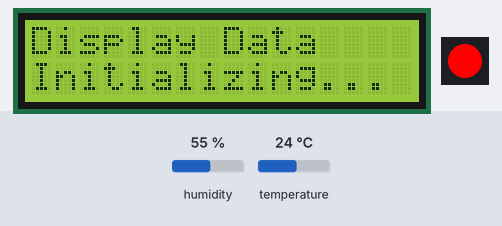
Bench run of a program on a simulated ESP32. Parts: 16×2 character LCD, 1 RGB LEDs in strip order, left to right. The inputs (shaded band) are chosen by the test bench; at power-on: humidity 55 %, temperature 24 °C. WiFi joins after 1.5 s; servers stay silent unless stated; no MQTT or app messages arrive unless stated; what the program prints to the serial monitor is not drawn.

Above: at 1.2 s.
1.3 s: humidity set to 58 %
At 3.3 s:
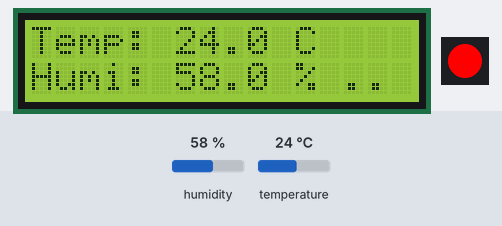
3.6 s: humidity set to 61 %
At 4.7 s:
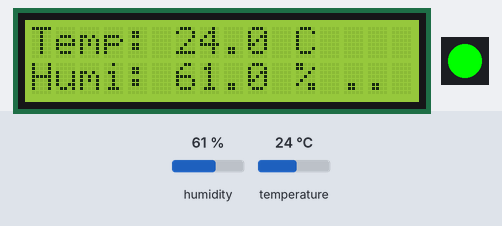
5.7 s: humidity set to 78 %
At 7.2 s:
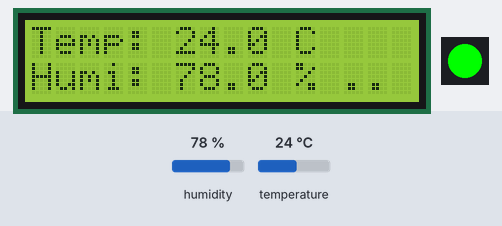
7.7 s: humidity set to 81 %
At 9.4 s:
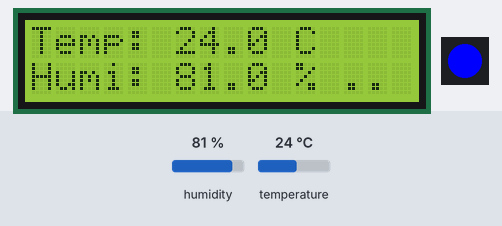
9.7 s: temperature set to 12 °C
At 10.8 s:
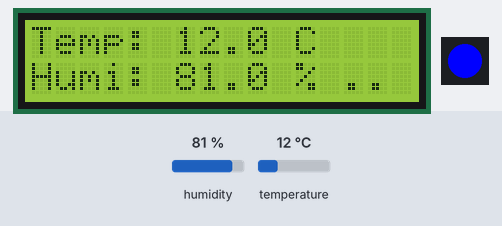
Timing chart, 0 to 12.7 s (numbered marks = the images above; inputs shaded):
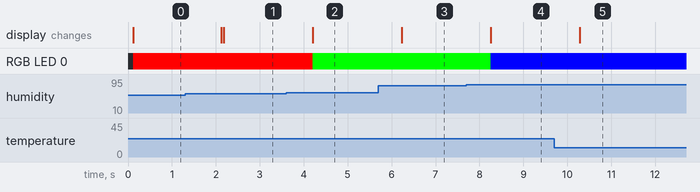

Measured:
- the behaviour switches between 59 and 60 % on humidity (found by bisection; images 1 and 2)
- the behaviour switches between 79 and 80 % on humidity (found by bisection; images 3 and 4)
- after the input at 1.3 s, the display: first differs from a run without the input after 0.87 s (image 1)
- after the input at 3.6 s, RGB LED 0: RGB(255, 0, 0) → RGB(0, 255, 0) after 0.60 s; the display: changes after 0.60 s (image 2)
- after the input at 5.7 s, the display: changes after 0.53 s (image 3)
- after the input at 7.7 s, RGB LED 0: RGB(0, 255, 0) → RGB(0, 0, 255) after 0.55 s; the display: changes after 0.55 s (image 4)
- after the input at 9.7 s, the display: changes after 0.58 s (image 5)

The program:

main.cpp
```cpp
#include <Arduino.h>
#include <Wire.h>
#include "global.h"
#include "sensorreading.h"
#include "lcd.h"
#include "led.h"
#include "task_wifi.h"
#include "task_coreiot.h"

#define SDA_PIN 11
#define SCL_PIN 12

void setup()
{
  // put your setup code here, to run once:
  Serial.begin(115200);

  Wire.begin(SDA_PIN, SCL_PIN);

  QueueLCD = xQueueCreate(1, sizeof(EnvironmentData));
  QueueLED = xQueueCreate(1, sizeof(EnvironmentData));
  QueueMQTT = xQueueCreate(1, sizeof(EnvironmentData));
  SemaphoreWifi = xSemaphoreCreateBinary();

  if (QueueLCD != NULL && QueueLED != NULL && SemaphoreWifi != NULL && QueueMQTT != NULL)
  {
    xTaskCreate(readSensorData, "sensorData", 4096, NULL, 2, NULL);
    xTaskCreate(LCD_Display, "lcdDisplay", 4096, NULL, 2, NULL);
    xTaskCreate(LED_Control, "ledControl", 4096, NULL, 2, NULL);
    xTaskCreate(taskWifi, "wifiTask", 4096, NULL, 2, NULL);
    xTaskCreate(CoreIOT_Task, "coreIOTTask", 4096, NULL, 2, NULL);
  }
  else
  {
    Serial.println("Failed to create queues");
  }
}

void loop()
{
  // Serial.println("Hello Custom Board");
  // delay(1000);
}
```

global.h
```cpp
#ifndef GLOBAL_H
#define GLOBAL_H

#include <Arduino.h>
#include <freertos/FreeRTOS.h>
#include <freertos/queue.h>
#include <freertos/semphr.h>

struct EnvironmentData {
    float temperature;
    float humidity;
};

extern QueueHandle_t QueueLCD;
extern QueueHandle_t QueueLED;
extern QueueHandle_t QueueMQTT;
extern SemaphoreHandle_t SemaphoreWifi;
#endif // GLOBAL_H
```

led.h
```cpp
#ifndef LED_H
#define LED_H

#define NEO_PIN 45
#define LED_COUNT 1

void LED_Control(void *pvParameters);
#endif // LED_H
```

sensorreading.h
```cpp
#ifndef SENSORREADING_H
#define SENSORREADING_H

void readSensorData(void *pvParameters);
#endif // SENSORREADING_H
```

task_coreiot.h
```cpp
#ifndef TASK_COREIOT_H
#define TASK_COREIOT_H

void CoreIOT_Task(void *pvParameters);
#endif // TASK_COREIOT_H
```

task_wifi.h
```cpp
#ifndef TASK_WIFI_H
#define TASK_WIFI_H

void taskWifi(void* pvParameters);
#endif // TASK_WIFI_H
```

global.cpp
```cpp
#include "global.h"

QueueHandle_t QueueLCD = NULL;
QueueHandle_t QueueLED = NULL;
SemaphoreHandle_t SemaphoreWifi = NULL;
QueueHandle_t QueueMQTT = NULL;
```

led.cpp
```cpp
#include "global.h"
#include "led.h"
#include <Adafruit_NeoPixel.h>

void LED_Control(void *pvParameters)
{
    Adafruit_NeoPixel strip(LED_COUNT, NEO_PIN, NEO_GRB + NEO_KHZ800);
    strip.begin();
    strip.clear();
    strip.show();

    EnvironmentData data_receive;

    while (1)
    {
        if (xQueueReceive(QueueLED, &data_receive, portMAX_DELAY) == pdPASS)
        {
            float humidity = data_receive.humidity;

            uint32_t color;
            String status;
            String colorName;

            if (humidity < 0 || isnan(humidity))
            {
                color = strip.Color(255, 255, 255); // Trắng
                status = "ERROR";
                colorName = "White";
            }
            else if (humidity >= 0 && humidity < 60)
            {
                color = strip.Color(255, 0, 0); // Đỏ
                status = "LOW";
                colorName = "Red";
            }
            else if (humidity >= 60 && humidity < 80)
            {
                color = strip.Color(0, 255, 0); // Xanh lá
                status = "NORMAL";
                colorName = "Green";
            }
            else
            {
                color = strip.Color(0, 0, 255); // Xanh dương
                status = "WET";
                colorName = "Blue";
            }

            strip.setPixelColor(0, color);
            strip.show();
        }
    }
}
```

sensorreading.cpp
```cpp
#include "sensorreading.h"
#include "global.h"
#include "DHT20.h"

void readSensorData(void *pvParameters)
{
    DHT20 dht;
    dht.begin();

    EnvironmentData data;
    while(1){

    if(dht.read() == DHT20_OK)
    {
        data.temperature = dht.getTemperature();
        data.humidity = dht.getHumidity();

        xQueueOverwrite(QueueLCD, &data);
        xQueueOverwrite(QueueLED, &data);
        xQueueOverwrite(QueueMQTT, &data);

        Serial.printf("[Sensor] Temp: %.1f°C | Hum: %.1f%%\n", data.temperature, data.humidity);
    } else {
        Serial.println("[Sensor] Failed to read data from DHT20");
    }
    vTaskDelay(2000 / portTICK_PERIOD_MS);
}
}
```

task_coreiot.cpp
```cpp
#include "global.h"
#include "task_coreiot.h"
#include "WiFi.h"
#include <PubSubClient.h>

const char *coreIOT_server = "app.coreiot.io";
const char *coreIOT_token = COREIOT_TOKEN;
const int mqttPort = 1883;

WiFiClient espClient;
PubSubClient client(espClient);

void CoreIOT_Task(void *pvParameters)
{
    client.setServer(coreIOT_server, mqttPort);
    EnvironmentData data;

    while(1)
    {
    if (xSemaphoreTake(SemaphoreWifi, portMAX_DELAY) == pdTRUE)
    {
        xSemaphoreGive(SemaphoreWifi);

        if(!client.connected())
        {
         Serial.println("Connected to WiFi, starting CoreIOT task...");
        client.connect("YoloUNO_Client", coreIOT_token, NULL);
        vTaskDelay(2000/portTICK_PERIOD_MS);
        continue;
        }
        client.loop();

        if(xQueueReceive(QueueMQTT, &data, 100 / portTICK_PERIOD_MS) == pdPASS)
        {
            String payload = String("{\"temperature\":") + String(data.temperature) + ",\"humidity\":" + String(data.humidity) + "}";
            client.publish("v1/devices/me/telemetry", payload.c_str());
            Serial.println("Published data to CoreIOT: " + payload);
        }
    }
    vTaskDelay(5000 / portTICK_PERIOD_MS);
}
}
```

task_wifi.cpp
```cpp
#include "global.h"
#include "task_wifi.h"
#include <WiFi.h>

const char *wifi_ssid = WIFI_SSID;
const char *wifi_password = WIFI_PASS;
void taskWifi(void *pvParameters)
{
    WiFi.mode(WIFI_STA);
    while(1)
    {
    if (WiFi.status() != WL_CONNECTED)
    {
        Serial.print("Connecting to Wifi...");
        WiFi.disconnect();
        WiFi.begin(wifi_ssid, wifi_password);

        while (WiFi.status() != WL_CONNECTED)
        {
            vTaskDelay(500 / portTICK_PERIOD_MS);
            Serial.print(".");
        }
        Serial.println(" Connected!");
        Serial.print("[WiFi Task] IP Address: ");
        Serial.println(WiFi.localIP());
        if (SemaphoreWifi!= NULL)
        {
            xSemaphoreGive(SemaphoreWifi);
        }
    }
    vTaskDelay(5000 / portTICK_PERIOD_MS);
}
}
```

lcd.h
```cpp
#ifndef LCD_H
#define LCD_H

void LCD_Display(void *pvParameters);
#endif // LCD_H
```

lcd.cpp
```cpp
#include "global.h"
#include "lcd.h"
#include "LiquidCrystal_I2C.h"

void LCD_Display(void *pvParameters)
{
    LiquidCrystal_I2C lcd(33, 16, 2);
    lcd.init();
    lcd.backlight();
    lcd.clear();
    lcd.setCursor(0, 0);
    lcd.print("Display Data");
    lcd.setCursor(0, 1);
    lcd.print("Initializing...");

    vTaskDelay(2000 / portTICK_PERIOD_MS);

    EnvironmentData data;
    while (1)
    {
        if (xQueueReceive(QueueLCD, &data, portMAX_DELAY) == pdPASS)
        {
            lcd.setCursor(0, 0);
            lcd.printf("Temp: %.1f C  ", data.temperature);
            lcd.setCursor(0, 1);
            lcd.printf("Humi: %.1f %% ", data.humidity);
        }
    }
}
```
